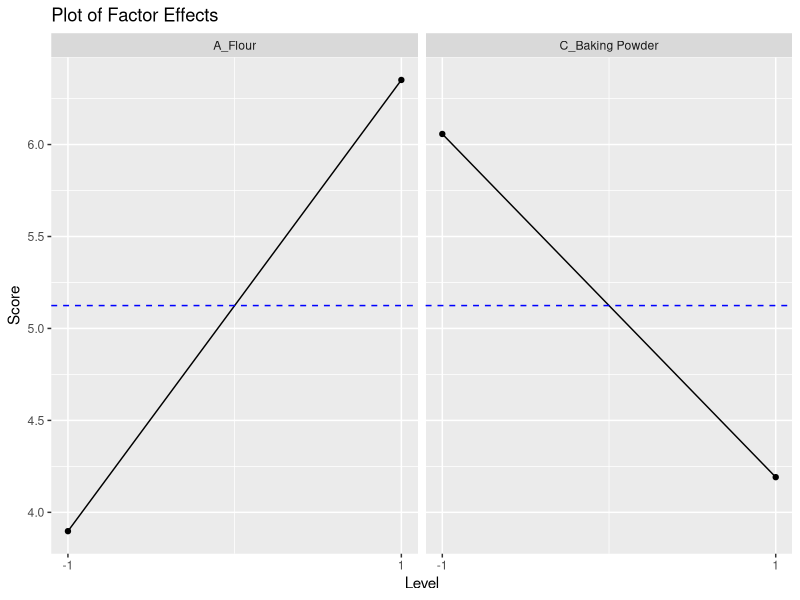
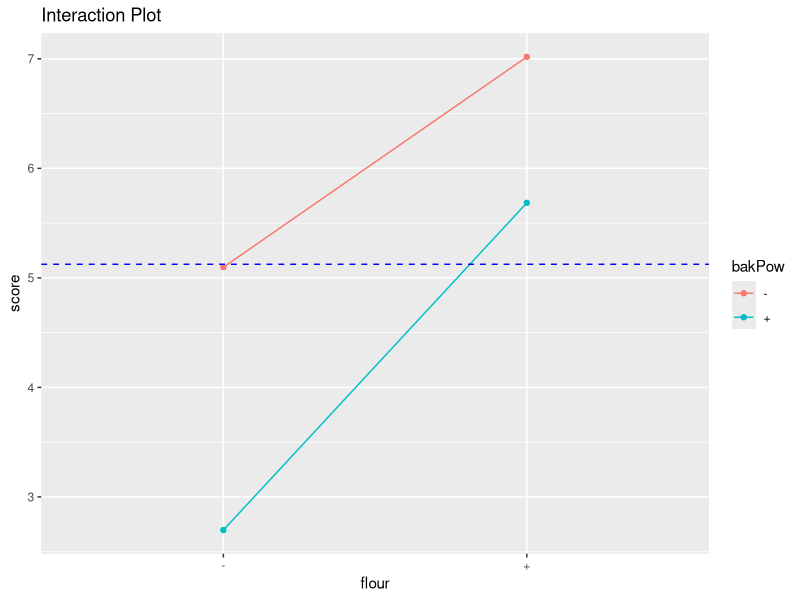

R code for these plots, in order:
rm(list=ls())
library(ggplot2)

pizzaDesign <- expand.grid(flour = gl(2, 1, labels = c("-",
                                                       "+")),
                           salt = gl(2, 1, labels = c("-", "+")),
                           bakPow = gl(2, 1, labels = c("-", "+")),
                           score = NA)

pizzaDesign$ord <- sample(1:8, 8)
pizzaDesign[order(pizzaDesign$ord),]

ss.data.doe1 <- data.frame(repl = rep(1:2, each = 8), rbind(pizzaDesign[, -6], pizzaDesign[, -6]))
ss.data.doe1$score <- c(5.33, 6.99, 4.23, 6.61, 2.26, 5.75, 3.26, 6.24, 5.7, 7.71, 5.13, 6.76, 2.79, 4.57, 2.48, 6.18)

aggregate(score ~ flour + salt + bakPow, FUN = mean, data = ss.data.doe1)

doe.model1 <- lm(score ~ flour + salt + bakPow + flour * salt + flour * bakPow + salt * bakPow + flour * salt * bakPow, data = ss.data.doe1)

summary(doe.model1)

doe.model2 <- lm(score ~ flour + bakPow, data = ss.data.doe1)
summary(doe.model2)

predict(doe.model2)

prinEf <- data.frame(Factor = rep(c("A_Flour", "C_Baking Powder"), each = 2), Level = rep(c(-1, 1), 2), Score = c(aggregate(score ~ flour, FUN = mean, data = ss.data.doe1)[,2], aggregate(score ~ bakPow, FUN = mean, data = ss.data.doe1)[,2]))
p <- ggplot(prinEf, aes(x = Level, y = Score)) + geom_point() + geom_line() +geom_hline(yintercept =mean(ss.data.doe1$score),linetype="dashed",
                                                                                        color = "blue")+scale_x_continuous(breaks = c(-1, 1)) + facet_grid(. ~ Factor)+ggtitle("Plot of Factor Effects")
print(p)

intEf <- aggregate(score ~ flour + bakPow, FUN = mean, data = ss.data.doe1)
q <- ggplot(intEf, aes(x = flour, y = score, color = bakPow )) + geom_point() + geom_line(aes(group=bakPow)) +geom_hline(yintercept =mean(ss.data.doe1$score),linetype="dashed",
                                                                                                                         color = "blue")+ggtitle("Interaction Plot")
print(q)

shapiro.test(residuals(doe.model2))

